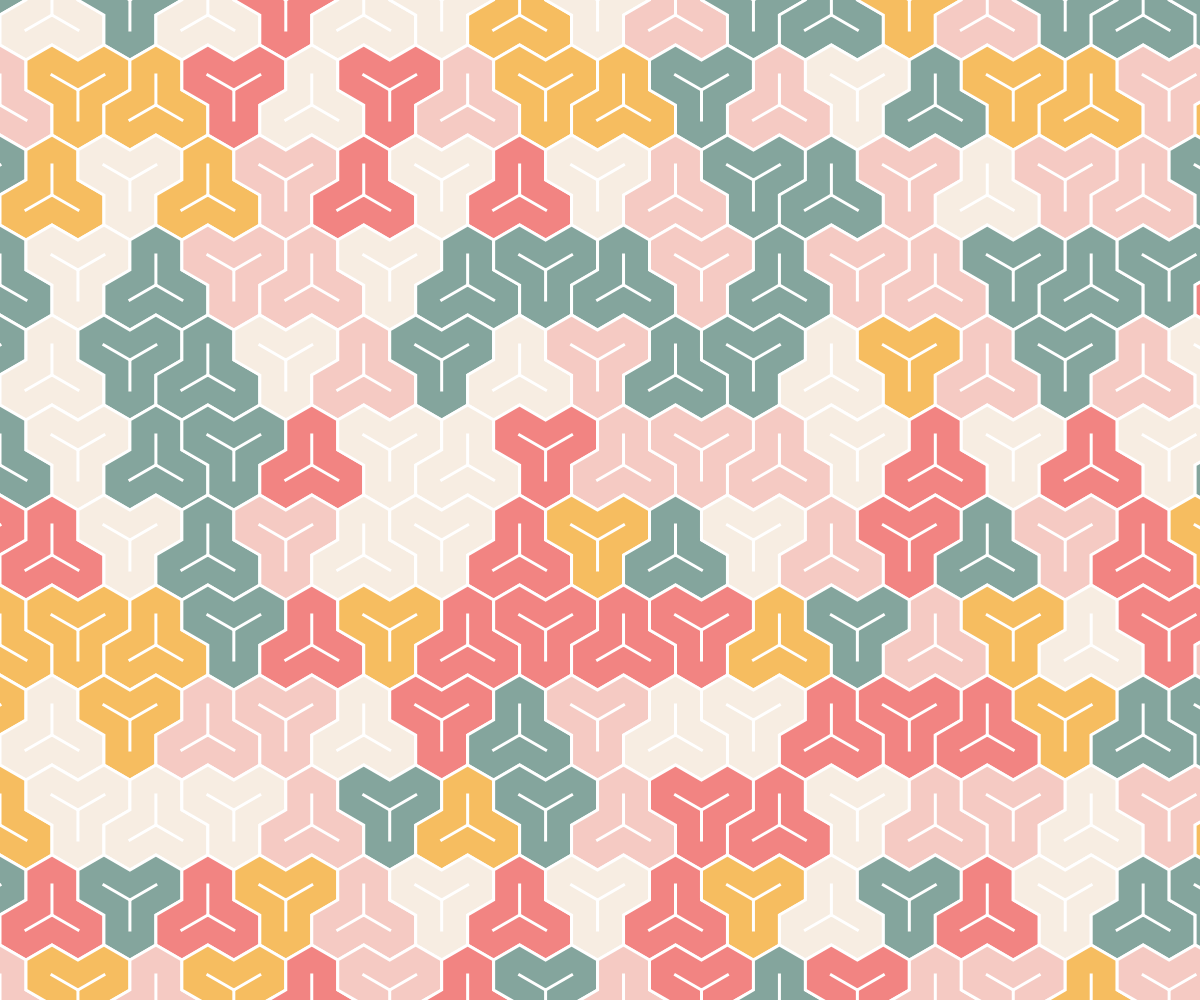
Frame 1 (no input)
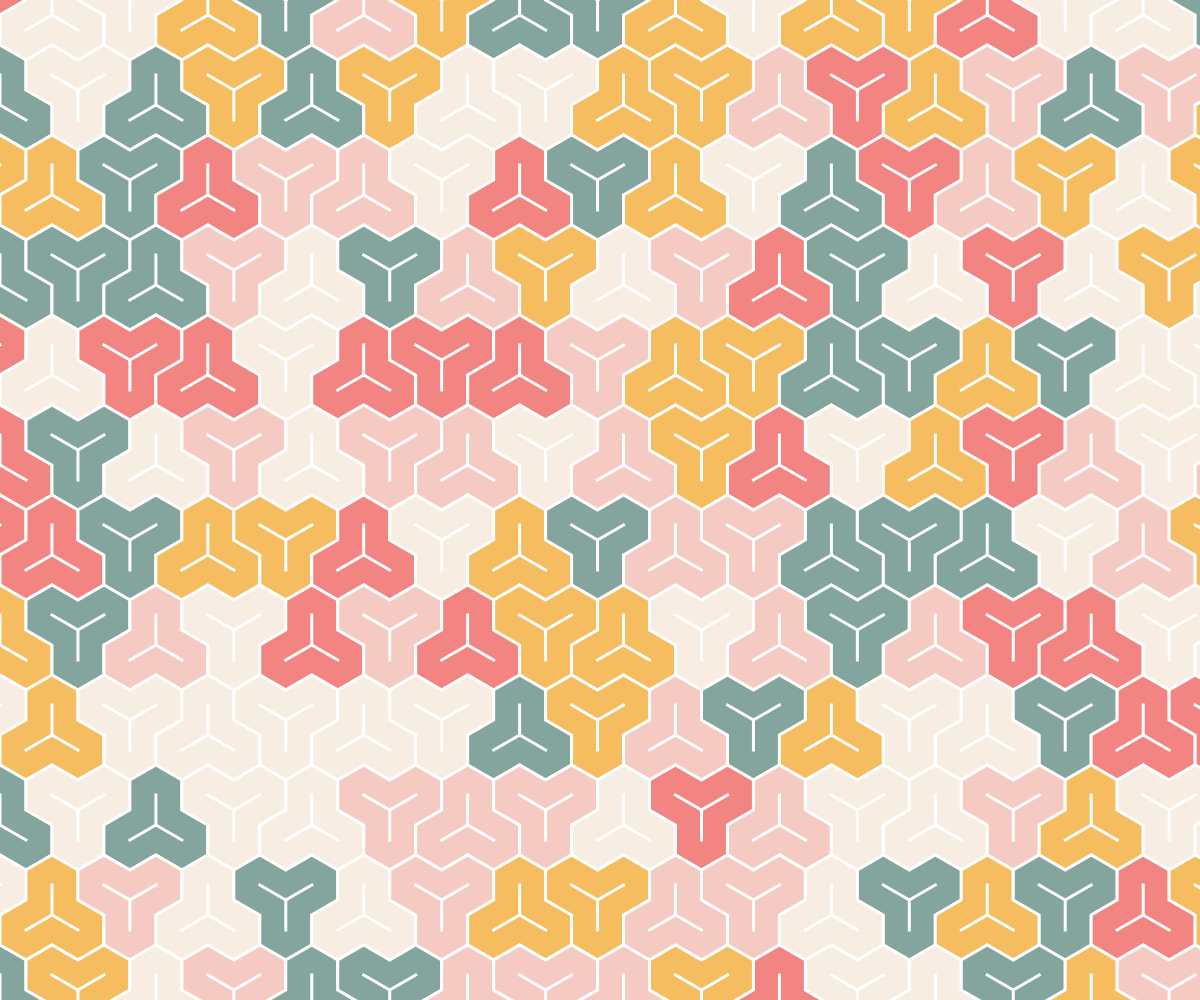
Frame 2 (the mouse pressed at the canvas centre, redrawn once)

The p5.js sketch that drew these frames (run headless with seeded random() and noise() and a simulated clock; the mouse was pressed at the canvas centre and the sketch redrawn once):

// p5.js sketch
// ── sketch.js
"use strict"

const COLORS = ["#F6BD60", "#F7EDE2", "#F5CAC3", "#84A59D", "#F28482"];
const WHITE = "#FFFFFF";
const BLACK = "#5E6472";

function setup(){
	createCanvas(windowWidth, windowHeight);
	angleMode(DEGREES); rectMode(CENTER); imageMode(CENTER);
	textAlign(CENTER, CENTER); textSize(14);
	noLoop();
}

function draw(){
	background(WHITE);
	noFill();
	noStroke();
	strokeCap(PROJECT);

	const len = 30;
	const pX = (len/2*sqrt(3));
	const oY = len * cos(60);
	const pY = len*3;

	const rows = floor(height / pY) + 2;
	const cols = floor(width / pX) + 2;

	for(let r=0; r<rows; r++){
		for(let c=-1; c<cols; c++){
			let x = c * pX * 3;
			let y = r * pY;
			let rot = (c%2!=0) ? 180:0;
			if(r%2==0) x += pX * 2;
			if(c%2==0) y += oY;
			drawBishamon(x, y, len, rot);
		}
	}
}

function drawBishamon(x, y, len, rot=0){

	const dirs = [30, 90, 30, 90, 150, 210, 150, 210, 270, 330, 270];
	fill(getColor(COLORS));
	stroke(WHITE); strokeWeight(len*0.1);
	drawShape(x, y, len, rot, dirs);
}

function drawShape(x, y, len, rot, dirs){
	push();
	translate(x, y);
	rotate(rot);
	beginShape();
	let current = {x: 0, y: -len*2};
	vertex(current.x, current.y);
	for(let dir of dirs){
		current.x += len * cos(dir);
		current.y += len * sin(dir);
		vertex(current.x, current.y);
	}
	endShape(CLOSE);
	line(0, 0, len*cos(30),  len*sin(30));
	line(0, 0, len*cos(150), len*sin(150));
	line(0, 0, len*cos(270), len*sin(270));
	pop();
}

function getColor(colors){
	return colors[floor(random()*colors.length)];
}
